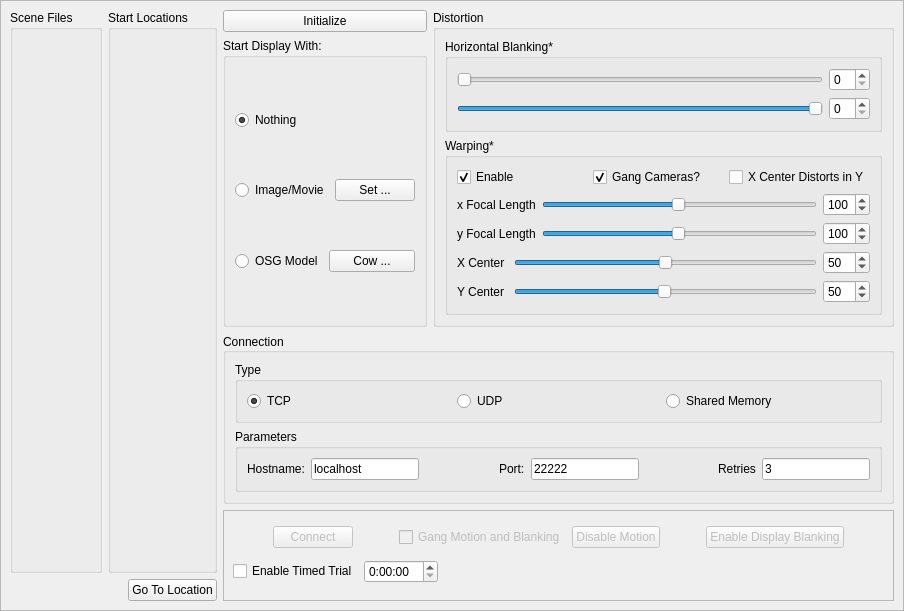
      <widget class="QWidget" name="tab">
       <attribute name="title">
        <string>Setup</string>
       </attribute>
       <layout class="QHBoxLayout" name="horizontalLayout_2">
        <property name="spacing">
         <number>0</number>
        </property>
        <property name="leftMargin">
         <number>0</number>
        </property>
        <property name="topMargin">
         <number>0</number>
        </property>
        <property name="rightMargin">
         <number>0</number>
        </property>
        <property name="bottomMargin">
         <number>0</number>
        </property>
        <item>
         <widget class="QFrame" name="frame">
          <property name="frameShape">
           <enum>QFrame::StyledPanel</enum>
          </property>
          <property name="frameShadow">
           <enum>QFrame::Raised</enum>
          </property>
          <layout class="QHBoxLayout" name="horizontalLayout_63">
           <item>
            <layout class="QVBoxLayout" name="verticalLayout_22">
             <item>
              <layout class="QHBoxLayout" name="horizontalLayout_23">
               <item>
                <widget class="QGroupBox" name="fileGroupBox">
                 <property name="title">
                  <string>Scene Files</string>
                 </property>
                 <property name="flat">
                  <bool>false</bool>
                 </property>
                 <layout class="QVBoxLayout" name="fileGroupBoxLayout">
                  <property name="leftMargin">
                   <number>0</number>
                  </property>
                  <property name="topMargin">
                   <number>0</number>
                  </property>
                  <property name="rightMargin">
                   <number>0</number>
                  </property>
                  <property name="bottomMargin">
                   <number>0</number>
                  </property>
                  <item>
                   <spacer name="fileGroupSpacer">
                    <property name="orientation">
                     <enum>Qt::Vertical</enum>
                    </property>
                    <property name="sizeHint" stdset="0">
                     <size>
                      <width>20</width>
                      <height>40</height>
                     </size>
                    </property>
                   </spacer>
                  </item>
                 </layout>
                </widget>
               </item>
               <item>
                <widget class="QGroupBox" name="startingLocationsBox">
                 <property name="title">
                  <string>Start Locations</string>
                 </property>
                 <layout class="QVBoxLayout" name="startingLocationsBoxLayout">
                  <property name="leftMargin">
                   <number>0</number>
                  </property>
                  <property name="topMargin">
                   <number>0</number>
                  </property>
                  <property name="rightMargin">
                   <number>0</number>
                  </property>
                  <property name="bottomMargin">
                   <number>0</number>
                  </property>
                  <item>
                   <spacer name="startingLocationsSpacer">
                    <property name="orientation">
                     <enum>Qt::Vertical</enum>
                    </property>
                    <property name="sizeHint" stdset="0">
                     <size>
                      <width>20</width>
                      <height>540</height>
                     </size>
                    </property>
                   </spacer>
                  </item>
                 </layout>
                </widget>
               </item>
              </layout>
             </item>
             <item>
              <layout class="QHBoxLayout" name="horizontalLayout_32">
               <property name="spacing">
                <number>-1</number>
               </property>
               <item>
                <spacer name="horizontalSpacer_29">
                 <property name="orientation">
                  <enum>Qt::Horizontal</enum>
                 </property>
                 <property name="sizeHint" stdset="0">
                  <size>
                   <width>40</width>
                   <height>20</height>
                  </size>
                 </property>
                </spacer>
               </item>
               <item>
                <widget class="QPushButton" name="jumpToStartButton">
                 <property name="text">
                  <string>Go To Location</string>
                 </property>
                </widget>
               </item>
              </layout>
             </item>
            </layout>
           </item>
           <item>
            <layout class="QVBoxLayout" name="verticalLayout_4">
             <item>
              <layout class="QHBoxLayout" name="horizontalLayout_10">
               <item>
                <layout class="QVBoxLayout" name="verticalLayout_2">
                 <item>
                  <widget class="QPushButton" name="initializeCameraButton">
                   <property name="text">
                    <string>Initialize</string>
                   </property>
                  </widget>
                 </item>
                 <item>
                  <widget class="QGroupBox" name="groupBox_3">
                   <property name="title">
                    <string>Start Display With:</string>
                   </property>
                   <layout class="QVBoxLayout" name="verticalLayout_6">
                    <item>
                     <widget class="QRadioButton" name="blankRadioButton">
                      <property name="text">
                       <string>Nothing</string>
                      </property>
                      <property name="checked">
                       <bool>true</bool>
                      </property>
                     </widget>
                    </item>
                    <item>
                     <layout class="QHBoxLayout" name="horizontalLayout_17">
                      <item>
                       <widget class="QRadioButton" name="imageRadioButton">
                        <property name="text">
                         <string>Image/Movie</string>
                        </property>
                       </widget>
                      </item>
                      <item>
                       <widget class="QPushButton" name="imageCalibrationButton">
                        <property name="text">
                         <string>Set ...</string>
                        </property>
                       </widget>
                      </item>
                     </layout>
                    </item>
                    <item>
                     <layout class="QHBoxLayout" name="horizontalLayout_24">
                      <item>
                       <widget class="QRadioButton" name="osgRadioButton">
                        <property name="text">
                         <string>OSG Model</string>
                        </property>
                       </widget>
                      </item>
                      <item>
                       <widget class="QPushButton" name="osgDataButton">
                        <property name="text">
                         <string>Cow ...</string>
                        </property>
                       </widget>
                      </item>
                     </layout>
                    </item>
                   </layout>
                  </widget>
                 </item>
                </layout>
               </item>
               <item>
                <widget class="QGroupBox" name="blankingGroupBox">
                 <property name="enabled">
                  <bool>true</bool>
                 </property>
                 <property name="title">
                  <string>Distortion</string>
                 </property>
                 <layout class="QVBoxLayout" name="verticalLayout">
                  <item>
                   <widget class="QGroupBox" name="groupBox_6">
                    <property name="toolTip">
                     <string>Controls size of viewport. Any control with an * in its name is per camera.</string>
                    </property>
                    <property name="title">
                     <string>Horizontal Blanking*</string>
                    </property>
                    <layout class="QVBoxLayout" name="verticalLayout_15">
                     <item>
                      <layout class="QHBoxLayout" name="horizontalLayout_15">
                       <item>
                        <widget class="QSlider" name="horizontalBlankingSlider">
                         <property name="enabled">
                          <bool>true</bool>
                         </property>
                         <property name="value">
                          <number>0</number>
                         </property>
                         <property name="orientation">
                          <enum>Qt::Horizontal</enum>
                         </property>
                        </widget>
                       </item>
                       <item>
                        <widget class="QSpinBox" name="horizontalBlankingSpinBox">
                         <property name="enabled">
                          <bool>true</bool>
                         </property>
                        </widget>
                       </item>
                      </layout>
                     </item>
                     <item>
                      <layout class="QHBoxLayout" name="horizontalLayout_16">
                       <item>
                        <widget class="QSlider" name="horizontalBlankingSlider_2">
                         <property name="enabled">
                          <bool>true</bool>
                         </property>
                         <property name="value">
                          <number>99</number>
                         </property>
                         <property name="orientation">
                          <enum>Qt::Horizontal</enum>
                         </property>
                        </widget>
                       </item>
                       <item>
                        <widget class="QSpinBox" name="horizontalBlankingSpinBox_2">
                         <property name="enabled">
                          <bool>true</bool>
                         </property>
                        </widget>
                       </item>
                      </layout>
                     </item>
                    </layout>
                   </widget>
                  </item>
                  <item>
                   <widget class="QGroupBox" name="groupBox_4">
                    <property name="toolTip">
                     <string>Controls vertical and horizontal warping. Any control with an * in its name is per camera.</string>
                    </property>
                    <property name="title">
                     <string>Warping*</string>
                    </property>
                    <layout class="QVBoxLayout" name="verticalLayout_5">
                     <item>
                      <layout class="QHBoxLayout" name="horizontalLayout_19">
                       <item>
                        <widget class="QCheckBox" name="enableDistortion">
                         <property name="text">
                          <string>Enable</string>
                         </property>
                         <property name="checked">
                          <bool>true</bool>
                         </property>
                        </widget>
                       </item>
                       <item>
                        <widget class="QCheckBox" name="gangedCheckBox">
                         <property name="text">
                          <string>Gang Cameras?</string>
                         </property>
                         <property name="checked">
                          <bool>true</bool>
                         </property>
                        </widget>
                       </item>
                       <item>
                        <widget class="QCheckBox" name="xCenterDistortsBox">
                         <property name="text">
                          <string>X Center Distorts in Y</string>
                         </property>
                        </widget>
                       </item>
                      </layout>
                     </item>
                     <item>
                      <layout class="QHBoxLayout" name="horizontalLayout_12">
                       <item>
                        <widget class="QLabel" name="label_6">
                         <property name="text">
                          <string>x Focal Length</string>
                         </property>
                        </widget>
                       </item>
                       <item>
                        <widget class="QSlider" name="focalLengthSlider_x">
                         <property name="minimum">
                          <number>1</number>
                         </property>
                         <property name="maximum">
                          <number>200</number>
                         </property>
                         <property name="value">
                          <number>100</number>
                         </property>
                         <property name="orientation">
                          <enum>Qt::Horizontal</enum>
                         </property>
                        </widget>
                       </item>
                       <item>
                        <widget class="QSpinBox" name="focalLengthSpinBox_x">
                         <property name="minimum">
                          <number>1</number>
                         </property>
                         <property name="maximum">
                          <number>200</number>
                         </property>
                         <property name="value">
                          <number>100</number>
                         </property>
                        </widget>
                       </item>
                      </layout>
                     </item>
                     <item>
                      <layout class="QHBoxLayout" name="horizontalLayout_22">
                       <item>
                        <widget class="QLabel" name="label_9">
                         <property name="text">
                          <string>y Focal Length</string>
                         </property>
                        </widget>
                       </item>
                       <item>
                        <widget class="QSlider" name="focalLengthSlider_y">
                         <property name="minimum">
                          <number>1</number>
                         </property>
                         <property name="maximum">
                          <number>200</number>
                         </property>
                         <property name="value">
                          <number>100</number>
                         </property>
                         <property name="orientation">
                          <enum>Qt::Horizontal</enum>
                         </property>
                        </widget>
                       </item>
                       <item>
                        <widget class="QSpinBox" name="focalLengthSpinBox_y">
                         <property name="minimum">
                          <number>1</number>
                         </property>
                         <property name="maximum">
                          <number>200</number>
                         </property>
                         <property name="value">
                          <number>100</number>
                         </property>
                        </widget>
                       </item>
                      </layout>
                     </item>
                     <item>
                      <layout class="QHBoxLayout" name="horizontalLayout_21">
                       <item>
                        <widget class="QLabel" name="label_8">
                         <property name="text">
                          <string>X Center </string>
                         </property>
                        </widget>
                       </item>
                       <item>
                        <widget class="QSlider" name="xCenterSlider">
                         <property name="minimum">
                          <number>-50</number>
                         </property>
                         <property name="maximum">
                          <number>150</number>
                         </property>
                         <property name="value">
                          <number>50</number>
                         </property>
                         <property name="orientation">
                          <enum>Qt::Horizontal</enum>
                         </property>
                        </widget>
                       </item>
                       <item>
                        <widget class="QSpinBox" name="xCenterSpinBox">
                         <property name="minimum">
                          <number>-50</number>
                         </property>
                         <property name="maximum">
                          <number>150</number>
                         </property>
                         <property name="value">
                          <number>50</number>
                         </property>
                        </widget>
                       </item>
                      </layout>
                     </item>
                     <item>
                      <layout class="QHBoxLayout" name="horizontalLayout_20">
                       <item>
                        <widget class="QLabel" name="label_7">
                         <property name="text">
                          <string>Y Center </string>
                         </property>
                        </widget>
                       </item>
                       <item>
                        <widget class="QSlider" name="yCenterSlider">
                         <property name="minimum">
                          <number>1</number>
                         </property>
                         <property name="maximum">
                          <number>100</number>
                         </property>
                         <property name="value">
                          <number>50</number>
                         </property>
                         <property name="orientation">
                          <enum>Qt::Horizontal</enum>
                         </property>
                        </widget>
                       </item>
                       <item>
                        <widget class="QSpinBox" name="yCenterSpinBox">
                         <property name="maximum">
                          <number>100</number>
                         </property>
                         <property name="value">
                          <number>50</number>
                         </property>
                        </widget>
                       </item>
                      </layout>
                     </item>
                    </layout>
                   </widget>
                  </item>
                 </layout>
                </widget>
               </item>
              </layout>
             </item>
             <item>
              <widget class="QGroupBox" name="groupBox_2">
               <property name="title">
                <string>Connection</string>
               </property>
               <property name="alignment">
                <set>Qt::AlignLeading|Qt::AlignLeft|Qt::AlignVCenter</set>
               </property>
               <layout class="QVBoxLayout" name="verticalLayout_43">
                <item>
                 <widget class="QGroupBox" name="groupBox_10">
                  <property name="title">
                   <string>Type</string>
                  </property>
                  <layout class="QVBoxLayout" name="verticalLayout_45">
                   <item>
                    <layout class="QHBoxLayout" name="horizontalLayout_11">
                     <item>
                      <widget class="QRadioButton" name="TCP_radioBtn">
                       <property name="text">
                        <string>TCP</string>
                       </property>
                       <property name="checked">
                        <bool>true</bool>
                       </property>
                      </widget>
                     </item>
                     <item>
                      <widget class="QRadioButton" name="UDP_radioBtn">
                       <property name="text">
                        <string>UDP</string>
                       </property>
                      </widget>
                     </item>
                     <item>
                      <widget class="QRadioButton" name="shmem_radioBtn">
                       <property name="text">
                        <string>Shared Memory</string>
                       </property>
                      </widget>
                     </item>
                    </layout>
                   </item>
                  </layout>
                 </widget>
                </item>
                <item>
                 <widget class="QGroupBox" name="groupBox_11">
                  <property name="title">
                   <string>Parameters</string>
                  </property>
                  <layout class="QVBoxLayout" name="verticalLayout_44">
                   <item>
                    <layout class="QHBoxLayout" name="horizontalLayout_8">
                     <item>
                      <layout class="QHBoxLayout" name="horizontalLayout_5">
                       <item>
                        <widget class="QLabel" name="label_3">
                         <property name="text">
                          <string>Hostname:</string>
                         </property>
                        </widget>
                       </item>
                       <item>
                        <widget class="QLineEdit" name="hostnameCtrl">
                         <property name="text">
                          <string>localhost</string>
                         </property>
                        </widget>
                       </item>
                      </layout>
                     </item>
                     <item>
                      <spacer name="horizontalSpacer">
                       <property name="orientation">
                        <enum>Qt::Horizontal</enum>
                       </property>
                       <property name="sizeHint" stdset="0">
                        <size>
                         <width>40</width>
                         <height>20</height>
                        </size>
                       </property>
                      </spacer>
                     </item>
                     <item>
                      <layout class="QHBoxLayout" name="horizontalLayout_6">
                       <item>
                        <widget class="QLabel" name="label_4">
                         <property name="text">
                          <string>Port:</string>
                         </property>
                        </widget>
                       </item>
                       <item>
                        <widget class="QLineEdit" name="portCtrl">
                         <property name="text">
                          <string>22222</string>
                         </property>
                        </widget>
                       </item>
                      </layout>
                     </item>
                     <item>
                      <spacer name="horizontalSpacer_2">
                       <property name="orientation">
                        <enum>Qt::Horizontal</enum>
                       </property>
                       <property name="sizeHint" stdset="0">
                        <size>
                         <width>40</width>
                         <height>20</height>
                        </size>
                       </property>
                      </spacer>
                     </item>
                     <item>
                      <layout class="QHBoxLayout" name="horizontalLayout_7">
                       <item>
                        <widget class="QLabel" name="label_5">
                         <property name="text">
                          <string>Retries</string>
                         </property>
                        </widget>
                       </item>
                       <item>
                        <widget class="QLineEdit" name="retriesCtrl">
                         <property name="text">
                          <string>3</string>
                         </property>
                        </widget>
                       </item>
                      </layout>
                     </item>
                    </layout>
                   </item>
                  </layout>
                 </widget>
                </item>
               </layout>
              </widget>
             </item>
             <item>
              <widget class="QFrame" name="frame_2">
               <property name="frameShape">
                <enum>QFrame::StyledPanel</enum>
               </property>
               <property name="frameShadow">
                <enum>QFrame::Raised</enum>
               </property>
               <layout class="QVBoxLayout" name="verticalLayout_3">
                <item>
                 <layout class="QHBoxLayout" name="horizontalLayout_9">
                  <item>
                   <spacer name="horizontalSpacer_3">
                    <property name="orientation">
                     <enum>Qt::Horizontal</enum>
                    </property>
                    <property name="sizeHint" stdset="0">
                     <size>
                      <width>40</width>
                      <height>20</height>
                     </size>
                    </property>
                   </spacer>
                  </item>
                  <item>
                   <widget class="QPushButton" name="networkConnectButton">
                    <property name="enabled">
                     <bool>false</bool>
                    </property>
                    <property name="text">
                     <string>Connect</string>
                    </property>
                   </widget>
                  </item>
                  <item>
                   <spacer name="horizontalSpacer_11">
                    <property name="orientation">
                     <enum>Qt::Horizontal</enum>
                    </property>
                    <property name="sizeHint" stdset="0">
                     <size>
                      <width>40</width>
                      <height>20</height>
                     </size>
                    </property>
                   </spacer>
                  </item>
                  <item>
                   <widget class="QCheckBox" name="gangMotionCheckBox">
                    <property name="enabled">
                     <bool>false</bool>
                    </property>
                    <property name="text">
                     <string>Gang Motion and Blanking</string>
                    </property>
                   </widget>
                  </item>
                  <item>
                   <widget class="QPushButton" name="disableMotionButton">
                    <property name="enabled">
                     <bool>false</bool>
                    </property>
                    <property name="toolTip">
                     <string>When Connected, disables input from ball, but keeps system running</string>
                    </property>
                    <property name="text">
                     <string>Disable Motion</string>
                    </property>
                   </widget>
                  </item>
                  <item>
                   <spacer name="horizontalSpacer_4">
                    <property name="orientation">
                     <enum>Qt::Horizontal</enum>
                    </property>
                    <property name="sizeHint" stdset="0">
                     <size>
                      <width>40</width>
                      <height>20</height>
                     </size>
                    </property>
                   </spacer>
                  </item>
                  <item>
                   <widget class="QPushButton" name="displayBlankingButton">
                    <property name="enabled">
                     <bool>false</bool>
                    </property>
                    <property name="text">
                     <string>Enable Display Blanking</string>
                    </property>
                   </widget>
                  </item>
                  <item>
                   <spacer name="horizontalSpacer_12">
                    <property name="orientation">
                     <enum>Qt::Horizontal</enum>
                    </property>
                    <property name="sizeHint" stdset="0">
                     <size>
                      <width>40</width>
                      <height>20</height>
                     </size>
                    </property>
                   </spacer>
                  </item>
                 </layout>
                </item>
                <item>
                 <layout class="QHBoxLayout" name="horizontalLayout_61">
                  <item>
                   <widget class="QCheckBox" name="enableTimedTrialCheckBox">
                    <property name="text">
                     <string>Enable Timed Trial</string>
                    </property>
                   </widget>
                  </item>
                  <item>
                   <widget class="QTimeEdit" name="timeTrialEditor">
                    <property name="currentSection">
                     <enum>QDateTimeEdit::HourSection</enum>
                    </property>
                    <property name="displayFormat">
                     <string>h:mm:ss</string>
                    </property>
                   </widget>
                  </item>
                  <item>
                   <spacer name="horizontalSpacer_19">
                    <property name="orientation">
                     <enum>Qt::Horizontal</enum>
                    </property>
                    <property name="sizeHint" stdset="0">
                     <size>
                      <width>40</width>
                      <height>20</height>
                     </size>
                    </property>
                   </spacer>
                  </item>
                 </layout>
                </item>
               </layout>
              </widget>
             </item>
            </layout>
           </item>
          </layout>
         </widget>
        </item>
       </layout>
      </widget>
